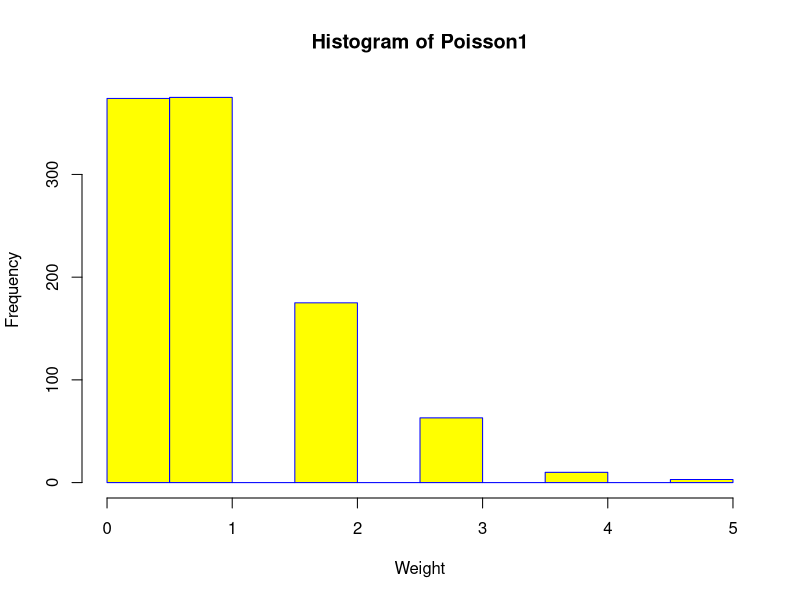
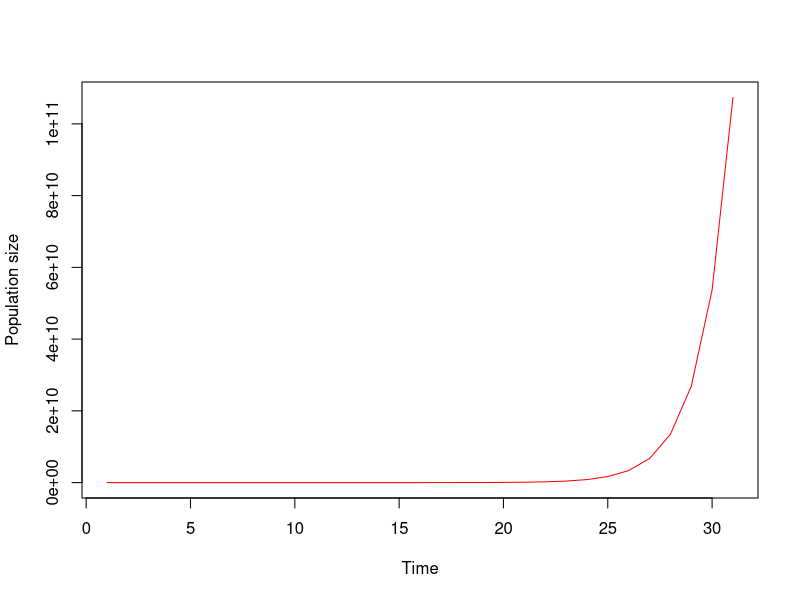
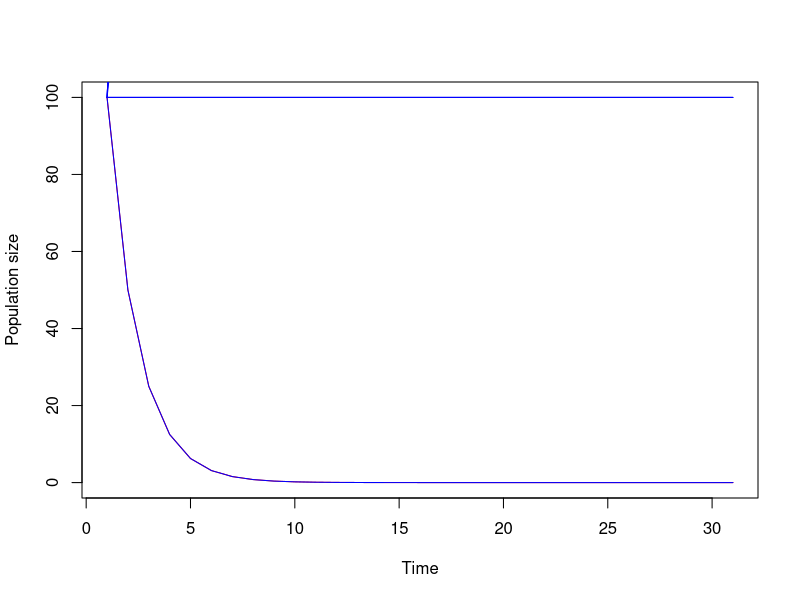
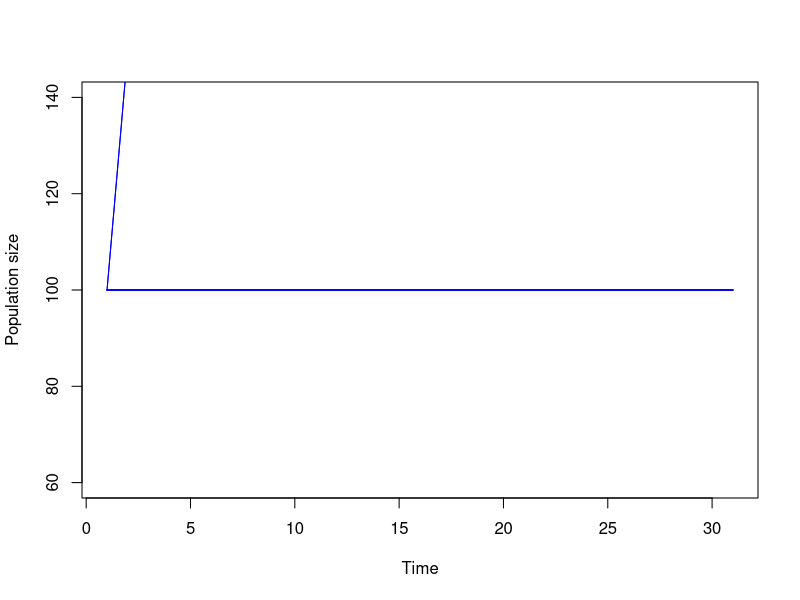
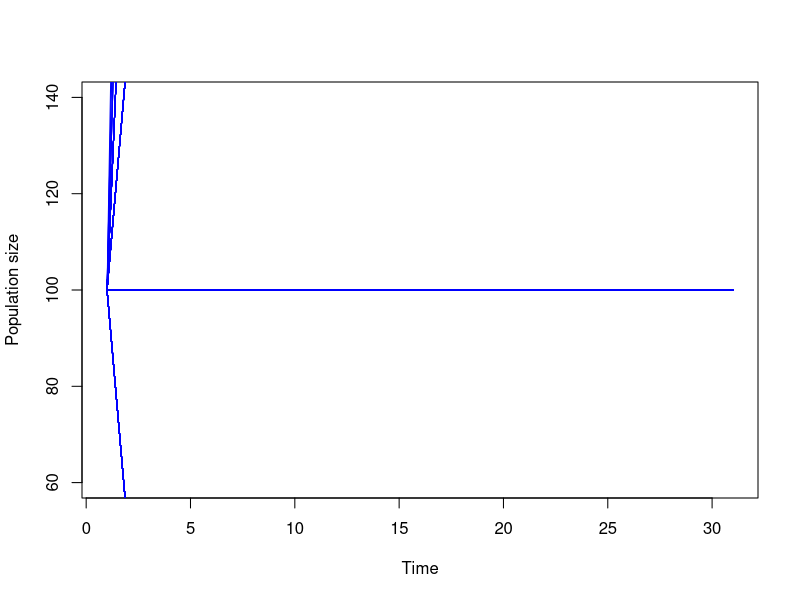
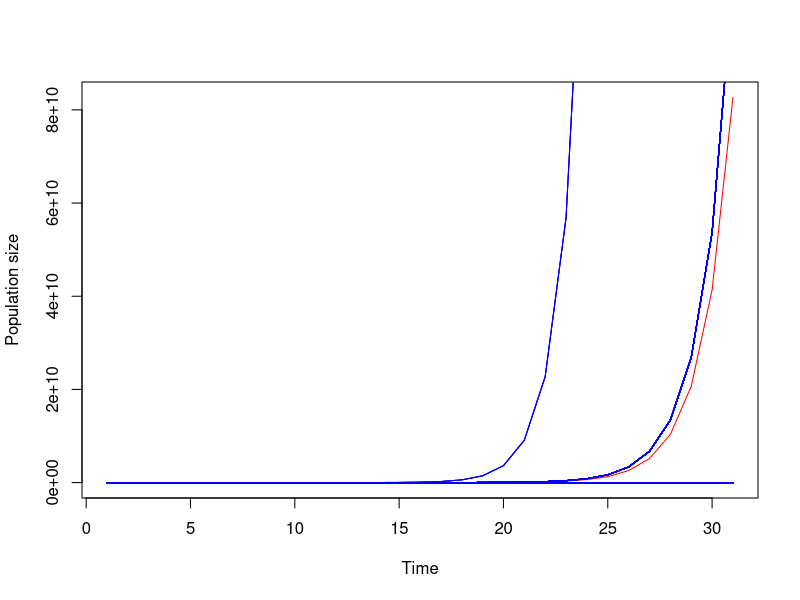
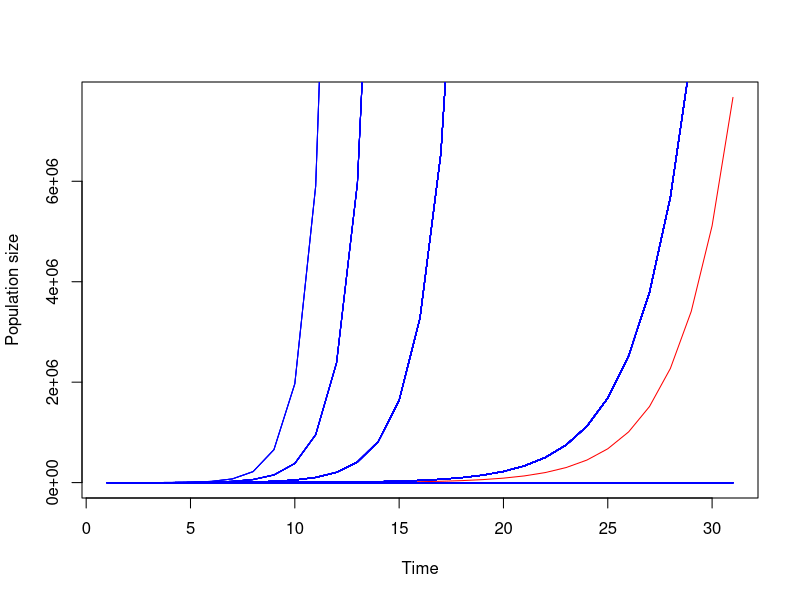
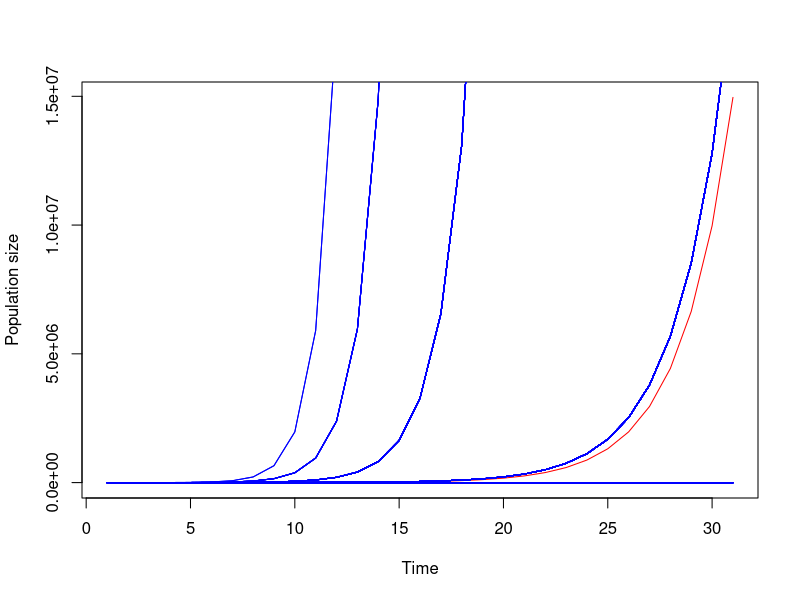

Source code (R) for these figures, in order: (Note: this script raises an error after producing the figures.)
#Lab 8 
#5/26/2023

#Exercise 1 
#part 1____________________________________
#plotting the histogram 
Poisson1 <- rpois(1000, lambda = 1)
hist(Poisson1,xlab = "Weight",col = "yellow",border = "blue")


simulate_sheep <- function(N0, surv_prob, birth_rate, timesteps){
  popVe <- numeric(timesteps +1) #population vector to update
  popVe[1] <- N0 #initial condition
  
  #loop over time steps and update your population size
  for(i in seq(1,timesteps)){
    popVe[i+1] <- surv_prob*popVe[i] + birth_rate*surv_prob*popVe[i]
    #(s* n_t) + b* (s * n_t) because only those that survive can reproduce
  }
  #return your population vector 
  return(popVe)
}


#part 2____________________________________
time <- seq(1,31)
result <- simulate_sheep(N0 = 100, surv_prob = 0.5, birth_rate = rpois(1, lambda = 1), timesteps = 30)
result
plot(time, result, col = 'red', type = 'l', xlab = 'Time', ylab = 'Population size')
#it works 

#part 3_____________________________________
for(i in 1:8){
  if (i == 1){
  time <- seq(1,31)
  result <- simulate_sheep(N0 = 100, surv_prob = 0.5, birth_rate = rpois(1, lambda = 1), timesteps = 30)
  plot(time, result, col = 'red', type = 'l', xlab = 'Time', ylab = 'Population size')
  i <- i + 1 
  }
  else{
    time <- seq(1,31)
    result <- simulate_sheep(N0 = 100, surv_prob = 0.5, birth_rate = rpois(1, lambda = 1), timesteps = 30)
    lines(time, result, col = 'blue', type = 'l', xlab = 'Time', ylab = 'Population size')
    i <- i + 1 
  }
}

#part 4______________________________________

#I will write a function such that it takes in the number of times that we want to run the simulatin 

runFunction <- function(numTimes, initial_pop){
  counter <- 0
  for(i in 1:numTimes){
    if (i == 1){
      time <- seq(1,31)
      result <- simulate_sheep(N0 = initial_pop, surv_prob = 0.5, birth_rate = rpois(1, lambda = 1), timesteps = 30)
      plot(time, result, col = 'red', type = 'l', xlab = 'Time', ylab = 'Population size')
      i <- i + 1 
      
      if(result[31] < 1){
        counter <- counter + 1
      }
    }
    else{
      time <- seq(1,31)
      result <- simulate_sheep(N0 = 100, surv_prob = 0.5, birth_rate = rpois(1, lambda = 1), timesteps = 30)
      lines(time, result, col = 'blue', type = 'l', xlab = 'Time', ylab = 'Population size')
      i <- i + 1 
      
      if(result[31] < 1){
        counter <- counter + 1
      }
    }
  }
  return(counter) 
}

runFunction(8, initial_pop = 100) #this function returns the number of times the population went extinct


#part 5_________________________________________
runFunction(numTimes = 500, initial_pop = 100)
#The percentage of runs that went extinct was about 172/500, 196/500, or 34.4 and 39.2 percent.
#The max that I got was 196, so I think this range of 34.4-39.2 percent captures the phenonmenon well.
#Comparing with my graphs, they look correspondingly accurate because there are a darkened line on 0. 

#part 6___________________________________________

list1 <- list(c(0)) 
list2 <- list(c(0))
for(i in 1:50){
  initial_pop <- sample(1:100, 1)
  ext_rate <- runFunction(numTimes = 500, initial_pop)/500
  list1[i] <- c(initial_pop)
  list2[i] <- c(ext_rate)
}

print(list1)
print(list2)

#part 7________________________________________________

list1 <- list(c(0)) 
list2 <- list(c(0))
for(i in 1:50){
  initial_pop <- sample(1:100, 1)
  ext_rate <- runFunction(numTimes = 500, initial_pop)/500
  list1[i] <- c(initial_pop)
  list2[i] <- c(ext_rate)
}

plot(list1, list2, xlab = 'Initial Population Size', ylab = 'Percentage of extinction')

#The scatterplot showed no-correlation, and that the initial population size had not a clear
#indication of the percentage for extinction. The system behaves in the manner such that the 
#population is equally prone to extinction and takeoff regardless of initial population size. 
#This is expected behavior because population dynamics are not subject to ICs. 

#Exercise 2_______________________________________________________
#SIR model 
beta <- 1/N
gamma <- 0.5
N <- 1000
SVector <- rep(0, 31) 
IVector <- rep(0, 31)
RVector <- rep(0, 31)
SVector[1] <- 999
IVector[1] <- 1
RVector[1] <- 0

for(t in seq(1, 30)){
  p_inf <- 1 - exp(-beta*IVector[t])
  p_rec <- 1- exp(-gamma)
  SVector[t + 1] <- SVector[t] - p_inf*SVector[t]
  IVector[t + 1] <- IVector[t] + p_inf*SVector[t] - p_rec*IVector[t]
  RVector[t + 1] <- RVector[t] + p_rec*IVector[t]
}

plot(seq(1, 31), SVector, ylim = c(0, 1000), type = 'l', col = 'red',xlab = "time", ylab = "Population size", main = 'SIR model')
lines(seq(1,31), IVector, type = 'l', col = 'blue')
lines(seq(1,31), RVector, type = 'l', col = 'purple')
legend(x = "topleft", legend = c("Susceptible", "Infected", "Recovered"), col = c("red", "blue", "purple"), lty = 1)

#Exercise 3__________________________________________

#We are going to initialize a vector that is going to store the 1000 numbers of infected individuals count 
IVector1 <- rep(0,1001)

RunExercise3 <- function(run_number, gammaValue){
  
  for(i in 1:run_number){
    beta <- 1/1000
    gamma <- gammaValue
    N <- 1000
    SVector <- rep(0, 31) 
    IVector <- rep(0, 31)
    SVector[1] <- 999
    IVector[1] <- 1

      for(t in seq(1, 30)){
        p_inf <- 1 - exp(-beta*IVector[t])
        p_rec <- 1- exp(-gamma)
        SVector[t + 1] <- SVector[t] - p_inf*SVector[t]
        IVector[t + 1] <- IVector[t] + p_inf*SVector[t] - p_rec*IVector[t]
        RVector[t + 1] <- RVector[t] + p_rec*IVector[t]
      }
    print(IVector[31])
  }

}

RunExercise3(1000, gammaValue = 0.5)
RunExercise3(1000, gammaValue = 0.9)

